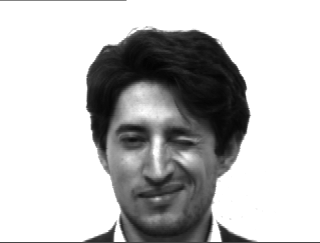
#> input picture FaceRecognition/Png/Humiyama-1.png, 320 x 243 px; its folder holds only this picture in this run
$ python 'FaceRecognition .py'
#> lines starting #> are read from the running program, lines starting #| are printed output that depends on the picture
#!/usr/bin/python
# -*- coding: utf-8 -*-

import cv2, os
import numpy as np
from PIL import Image


# 指定されたpath内の画像を取得
def get_images_and_labels(path):
    # 画像を格納する配列
#> called with path = './Png'
    images = []
    # ラベルを格納する配列
    labels = []
    # ファイル名を格納する配列
    files = []
    for fileName in os.listdir(path):
        # 画像のパス
        image_path = os.path.join(path, fileName)
        # グレースケール
        imgSrc = cv2.imread(image_path, cv2.IMREAD_GRAYSCALE)
#> imgSrc is the input picture: shape (243, 320); min 4, max 255, mean 190.3

        # カスケードで顔検知
        faces = faceCascade.detectMultiScale(imgSrc, scaleFactor=1.1, minNeighbors=2, minSize=(30, 30))
#> faces = [[89, 84, 137, 137]]
        # 検出した顔領域の処理
        for (x, y, w, h) in faces:
            # 顔領域を取得して200x200(pix)にリサイズ
            cascadeRoi = cv2.resize(imgSrc[y: y + h, x: x + w], (200, 200), interpolation=cv2.INTER_LINEAR)
            # 画像を配列に格納
            images.append(cascadeRoi)
            # ファイル名からラベルを取得
            labels.append(int(fileName[7:9]))
            labels.append(re.search('[A-z]+', fileName).group())

            # ファイル名を配列に格納
            files.append(fileName)
#> this loop made 1 pass
#> pass 1, in get_images_and_labels, `cascadeRoi = cv2.resize(imgSrc[y: y + h, x: x + w], (200, 200), interp..`:
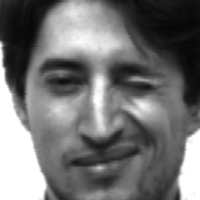
#> cascadeRoi: shape (200, 200); min 6, max 255, mean 114.6
#> after the loop, files = []; images = 1 item; labels = []

    return images, labels, files

# トレーニング画像
train_path = './Png'

# テスト画像
test_path = './test'

# Haar-like特徴分類器
cascadePath = "haarcascade_frontalface_default.xml"
faceCascade = cv2.CascadeClassifier(cascadePath)

# EigenFace
# recognizer = cv2.face.EigenFaceRecognizer_create()
# FisherFace
recognizer = cv2.face.FisherFaceRecognizer_create()

# トレーニング画像を取得
#> (the run stopped early here; a loop or call above may not have finished)

$ run again, on FaceRecognition/Png/Humiyama-8.png
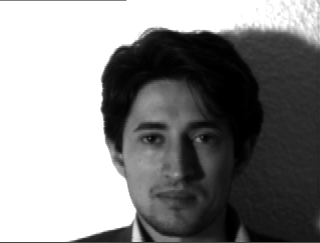
#> input picture FaceRecognition/Png/Humiyama-8.png, 320 x 243 px
#> in get_images_and_labels, imgSrc is the input picture: shape (243, 320); min 0, max 255, mean 136.8
#> faces = [[111, 86, 135, 135]]
#> the loop in get_images_and_labels, `for (x, y, w, h) in faces:` made 1 pass
#> pass 1, in get_images_and_labels, `cascadeRoi = cv2.resize(imgSrc[y: y + h, x: x + w], (200, 200), interp..`:
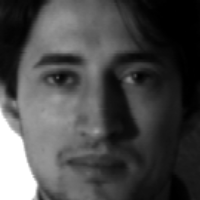
#> cascadeRoi: shape (200, 200); min 0, max 255, mean 72.9
#> after the loop in get_images_and_labels, `for (x, y, w, h) in faces:`: files = []; images = 1 item; labels = []
